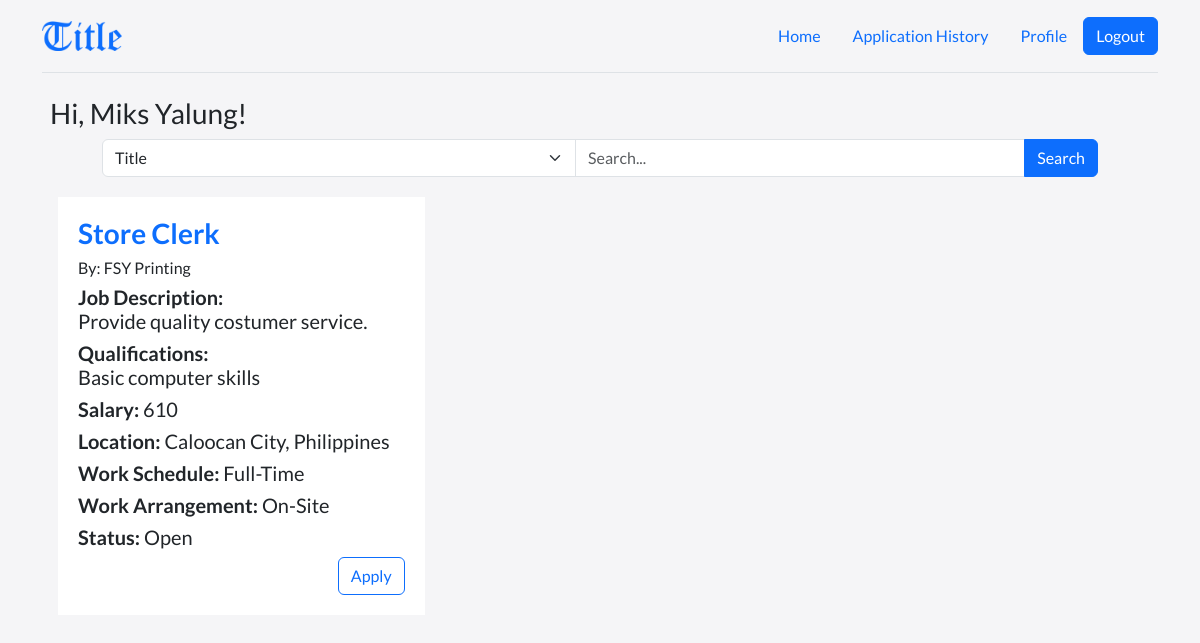
The page /title/jb_home.php (signed in) on the database its author committed.
### tables this page shows
CREATE TABLE `tbl_jobseekers` (
  `id` int(11) NOT NULL,
  `name` varchar(255) NOT NULL,
  `email` varchar(255) NOT NULL,
  `password` varchar(16) NOT NULL,
  `phone` varchar(11) NOT NULL,
  `bday` date NOT NULL,
  `education` text NOT NULL,
  `experience` text NOT NULL,
  `skills` text NOT NULL
);

CREATE TABLE `tbl_jobs` (
  `id` int(11) NOT NULL,
  `date` date NOT NULL,
  `eid` int(11) NOT NULL,
  `title` varchar(255) NOT NULL,
  `description` text NOT NULL,
  `qualifications` text NOT NULL,
  `salary` int(12) NOT NULL,
  `location` varchar(255) NOT NULL,
  `work_sched` varchar(100) NOT NULL,
  `work_arrangement` varchar(100) NOT NULL,
  `status` varchar(100) NOT NULL
);

CREATE TABLE `tbl_employers` (
  `id` int(11) NOT NULL,
  `name` varchar(255) NOT NULL,
  `email` varchar(255) NOT NULL,
  `password` varchar(16) NOT NULL
);

### title/jb_home.php (the view, shortened to what this page needs)
<!DOCTYPE html>
<html lang="en" data-bs-theme="auto">
    <head>
        <link rel="stylesheet" href="https://cdn.jsdelivr.net/npm/@docsearch/css@3">
        <link href="../title/assets/dist/css/bootstrap.min.css" rel="stylesheet">
        <link href="../title/css/headers.css" rel="stylesheet">
    </head>
    <body>
        <main>
            <div class="container">
                <header class="d-flex flex-wrap align-items-center justify-content-center justify-content-md-between py-3 mb-4 border-bottom">
                <img class="bi me-2" src="../title/title-img/sec-logo.png" width="80" height="30" role="img" aria-label="Title"></img>
                <div class="d-flex justify-content-between align-items-center">
                    <ul class="nav">
                        <li class="nav-item">
                            <a class="nav-link active" aria-current="page" href="#">Home</a>
                        </li>
                        <li class="nav-item">
                            <a class="nav-link" href="jb_applicationhistory.php">Application History</a>
                        </li>
                        <li class="nav-item">
                            <a class="nav-link" href="jb_profile.php">Profile</a>
                        </li>
                    </ul>
                    <button class="btn btn-primary" onclick="window.location.href='logout.php'">Logout</button>
                </div>
                </header>
            </div>
        </main>
        <div style="width: 100%; padding-left: 50px; padding-right: 50px; " class="row">
        <?php
            include 'connection.php';
            $jbid = $_SESSION['jbid'];
            $query = "SELECT name FROM tbl_jobseekers WHERE id = $jbid";
            $result = mysqli_query($conn, $query);
            if ($result && mysqli_num_rows($result) > 0) {
                $jobseekerData = mysqli_fetch_assoc($result);
                $jobseekerName = $jobseekerData['name'];
                echo "<h3>Hi, $jobseekerName!</h3>";
            } else {
                echo "Error fetching jobseeker details: " . mysqli_error($conn);
            }
        ?>
        </div>
        <div class="row justify-content-center">
            <div class="col-md-10">
                <div class="input-group">
                    <select class="form-select " id="searchOption">
                        <option value="title">Title</option>
                    </select>
                    <input type="text" id="searchQuery" class="form-control" placeholder="Search..." aria-label="Search input">
                    <button id="submitSearch" class="btn btn-primary" type="button">Search</button>
                </div>
            </div>
        </div>
            <div style="width: 100%; padding-left: 50px; padding-right: 50px; " class="row job-listings">
                <?php
                include 'connection.php';
                $queryJobs = "SELECT j.*, e.name as ename FROM tbl_jobs j
                INNER JOIN tbl_employers e ON j.eid = e.id";
                $resultJobs = mysqli_query($conn, $queryJobs);
                    if ($resultJobs && mysqli_num_rows($resultJobs) > 0) {
                        while ($row = mysqli_fetch_assoc($resultJobs)) {
                            $title = $row['title'];
                            $description = $row['description'];
                            $qualifications = $row['qualifications'];
                            $salary = $row['salary'];
                            $location = $row['location'];
                            $workSched = $row['work_sched'];
                            $workArrangement = $row['work_arrangement'];
                            $status = $row['status'];
                            $ename = $row['ename'];
                            ?>
                            <div class="col-md-4 crd" style="margin: 20px; background-color:#FFFFFF; padding: 20px;">
                                <h3 style="color: #0D6EFD"> <b> <?php echo $title; ?> </b> </h3>
                                <h6>By: <?php echo $ename; ?></h6>
                                <h5><b>Job Description:</b><br><?php echo $description; ?></h5>
                                <h5><b>Qualifications:</b><br><?php echo $qualifications; ?></h5>
                                <h5><b>Salary:</b> <?php echo $salary; ?></h5>
                                <h5><b>Location:</b> <?php echo $location; ?></h5>
                                <h5><b>Work Schedule:</b> <?php echo $workSched; ?></h5>
                                <h5><b>Work Arrangement:</b> <?php echo $workArrangement; ?></h5>
                                <h5><b>Status:</b> <?php echo $status; ?></h5>
                                <div class="d-flex justify-content-end mt-auto">
                                    <button class="btn btn-outline-primary ms-2 apply-btn" type="submit">Apply</button>
                                </div>
                            </div>
                            <?php
                        }
                    } else {
                        echo '<div class="text-center">';
                        echo ' <img src="title-img/error.png" width=600px /> ';
                        echo '</div>';
                    }
                ?>
            </div>
  </body>
</html>

### title/jb_home.php (style rules this page uses)
body { background-color: #f5f5f7; font-family: 'Lato', sans-serif; font-weight: 400; }
.bi { vertical-align: -.125em; fill: currentColor; }

### rows shown on the page
tbl_jobseekers: name "Miks Yalung"
tbl_jobs: title "Store Clerk", eid.name "FSY Printing", description "Provide quality costumer service.", qualifications "Basic computer skills", salary "610", location "Caloocan City, Philippines", work_sched "Full-Time", work_arrangement "On-Site", status "Open"
